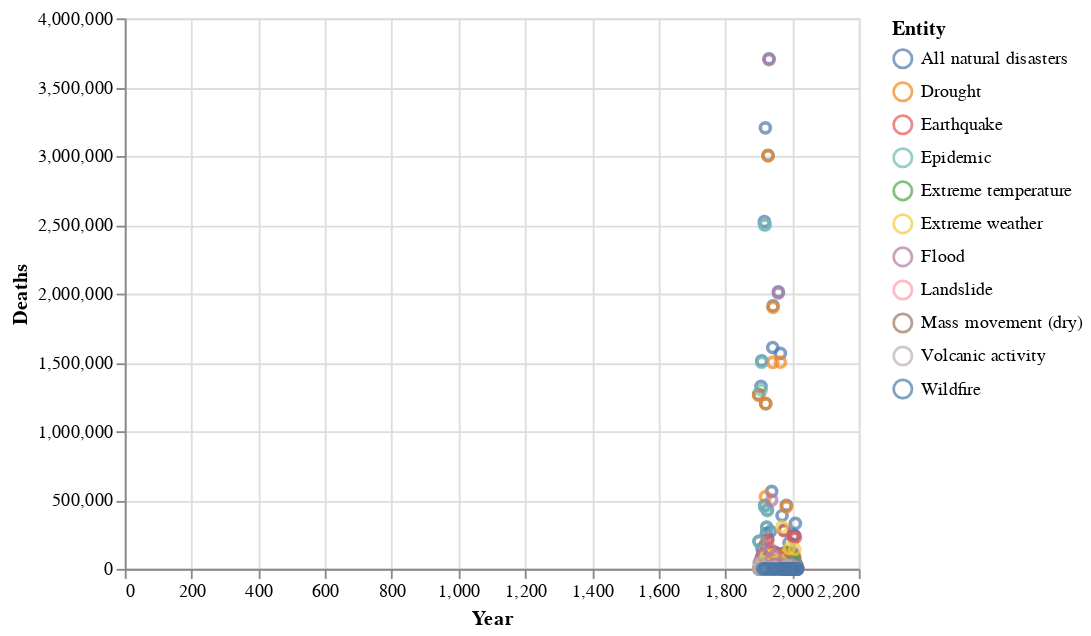

Notebook cell for this chart:
### Code cell
alt.Chart(df).mark_point().encode(
    color='Entity',
    y='Deaths',
    x='Year'
)

### Figure 1 — Vega-Lite specification as saved in the notebook (floating-point values rounded to 4 significant figures; data arrays with more than 128 entries replaced by an {"elided": "..."} marker saying what was removed)
{"$schema": "https://vega.github.io/schema/vega-lite/v4.17.0.json", "config": {"view": {"continuousHeight": 300, "continuousWidth": 400}}, "data": {"name": "data-a5f67bb0c527c8ad45e8894adac105a1"}, "datasets": {"data-a5f67bb0c527c8ad45e8894adac105a1": {"elided": "803 records"}}, "encoding": {"color": {"field": "Entity", "type": "nominal"}, "x": {"field": "Year", "type": "quantitative"}, "y": {"field": "Deaths", "type": "quantitative"}}, "mark": "point"}
